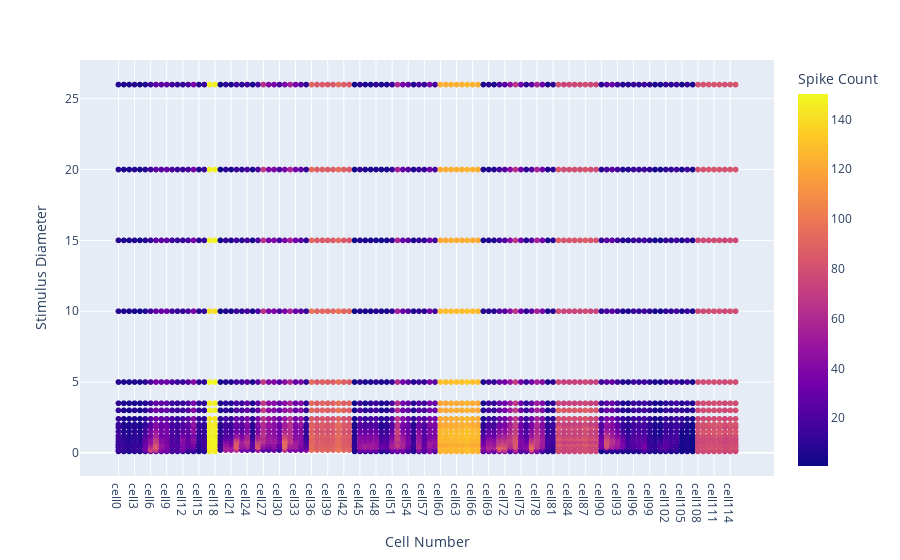

The code cell stored with this chart in its notebook:
### Code cell
fig = px.scatter(datadf,x = datadf["Cell Number"], y = datadf["Stimulus Diameter"],color =datadf['Spike Count'] )
fig.update_layout(
    autosize=True,)

fig.show()

### Figure 1 — Plotly figure (JSON) as saved in the notebook; plotly's stock layout.template omitted (floating-point values rounded to 4 significant figures; data arrays with more than 128 entries replaced by an {"elided": "..."} marker saying what was removed)
{"data": [{"hovertemplate": "Cell Number=%{x}<br>Stimulus Diameter=%{y}<br>Spike Count=%{marker.color}<extra></extra>", "legendgroup": "", "marker": {"color": {"elided": "2179 float values"}, "coloraxis": "coloraxis", "symbol": "circle"}, "mode": "markers", "name": "", "showlegend": false, "type": "scattergl", "x": {"elided": "2179 str values"}, "xaxis": "x", "y": {"elided": "2179 float values"}, "yaxis": "y"}], "layout": {"autosize": true, "coloraxis": {"colorbar": {"title": {"text": "Spike Count"}}, "colorscale": [[0, "#0d0887"], [0.1111, "#46039f"], [0.2222, "#7201a8"], [0.3333, "#9c179e"], [0.4444, "#bd3786"], [0.5556, "#d8576b"], [0.6667, "#ed7953"], [0.7778, "#fb9f3a"], [0.8889, "#fdca26"], [1, "#f0f921"]]}, "legend": {"tracegroupgap": 0}, "margin": {"t": 60}, "xaxis": {"anchor": "y", "domain": [0, 1], "title": {"text": "Cell Number"}}, "yaxis": {"anchor": "x", "domain": [0, 1], "title": {"text": "Stimulus Diameter"}}}}
